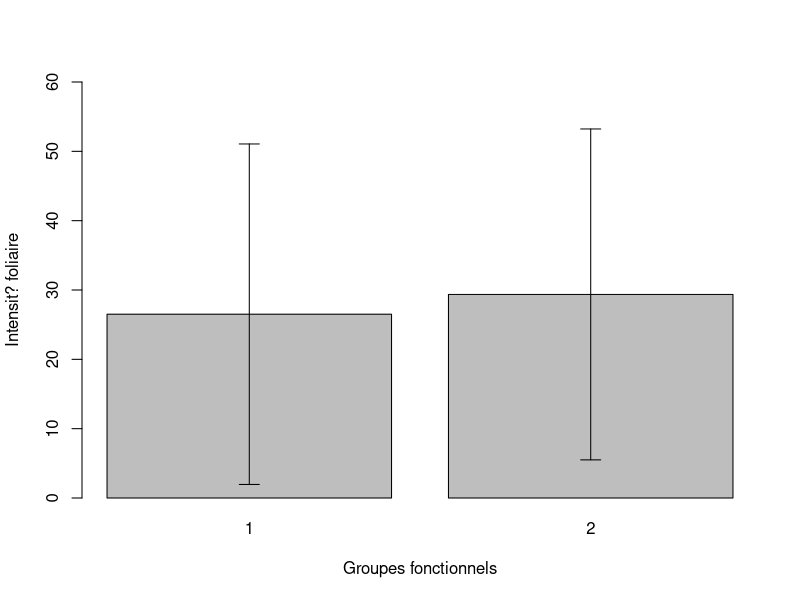
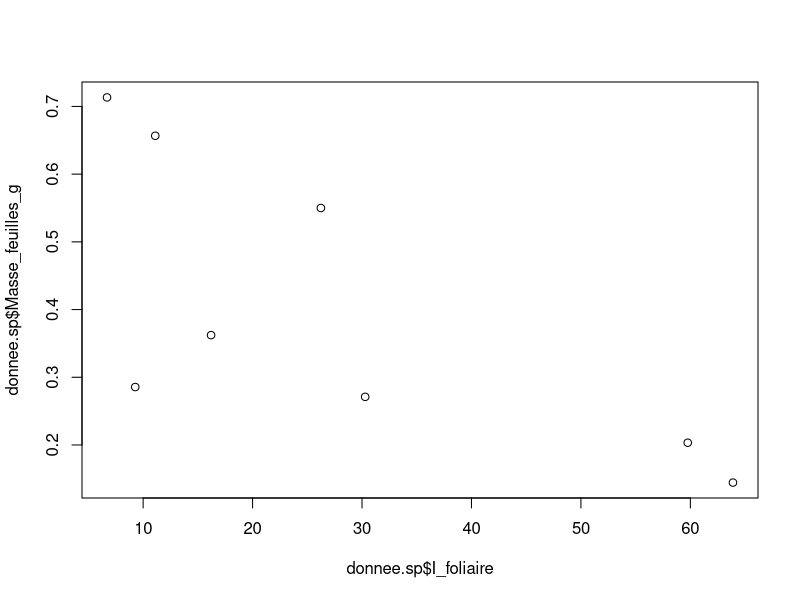
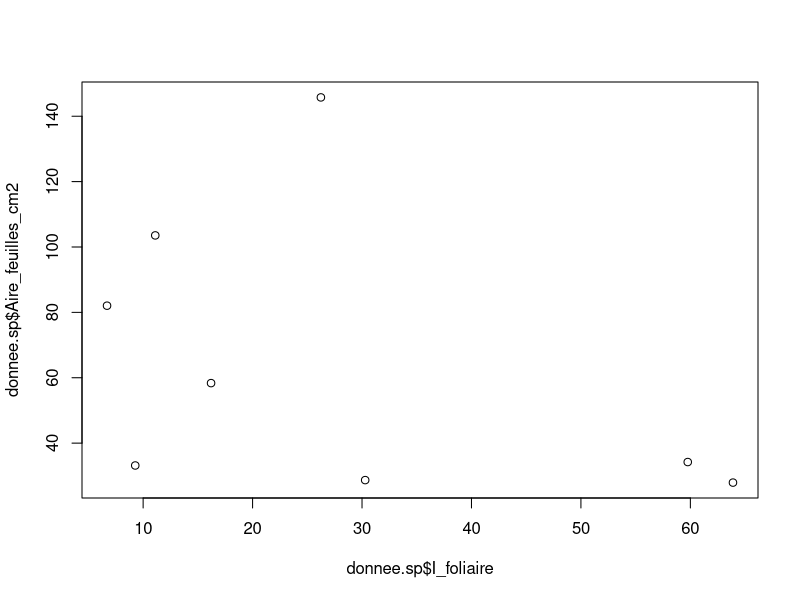
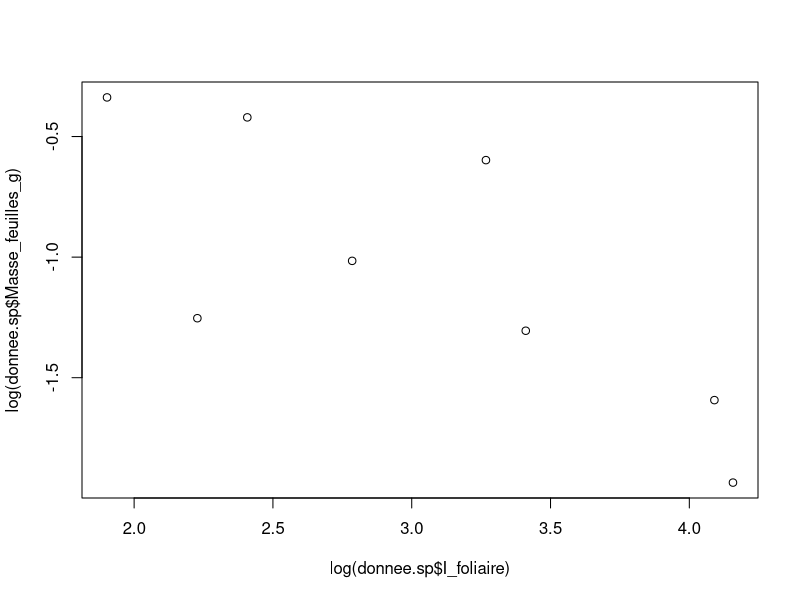
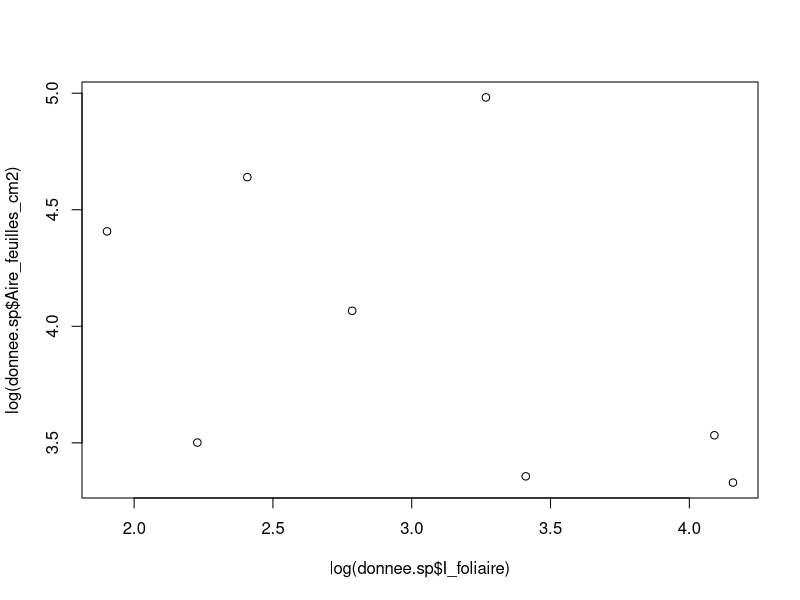
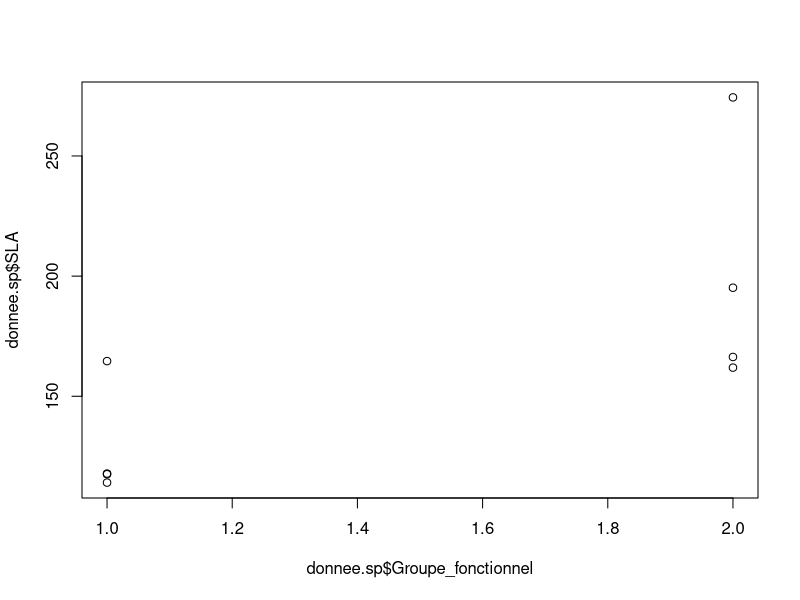
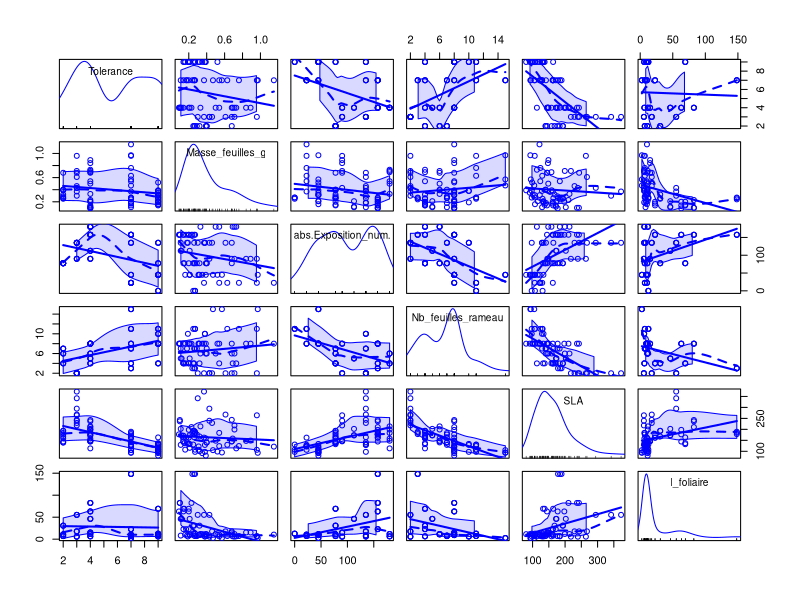

R code for these plots, in order:
setwd("C:/Users/alex4/Desktop/School/BIO500/ECL611/data")

db <- read.csv("donnees_ecl611.csv")

db["volume_cm3"] <- pi*(db["Diametre_rameau_mm"]/10/2)^2*db["Longueur_rameau_cm"]

db["SLA"] <- db["Aire_feuilles_cm2"]/db["Masse_feuilles_g"]

db["I_foliaire"] <- db["Nb_feuilles_rameau"]/db["volume_cm3"]


db <- as.data.frame(unclass(db),                     # Convert all columns to factor
                    stringsAsFactors = TRUE)

#Comme dans les ressources du cours, pur avoir les données moyennes par espèce

donnee.sp<-aggregate(.~db$Espece+db$Groupe_fonctionnel, data=db,mean)

#Étapes pour avoir les barplots de groupe fonctionnel vs intensité foliaire -> pas significatif

moy.If.gf<-tapply(donnee.sp$I_foliaire,list(donnee.sp$Groupe_fonctionnel),mean)
moy.If.gf

sd.If.gf<-tapply(donnee.sp$I_foliaire,list(donnee.sp$Groupe_fonctionnel),sd)
sd.If.gf

n.If.gf<-tapply(donnee.sp$I_foliaire,list(donnee.sp$Groupe_fonctionnel),length)
n.If.gf

mids.gf<-barplot(moy.If.gf, xlab="Groupes fonctionnels", ylab ="Intensit? foliaire", ylim=c(0,60))

arrows(mids.gf, moy.If.gf+sd.If.gf, mids.gf, moy.If.gf- sd.If.gf, angle=90, code=3, length=0.1)

#graphiques regression simple sans log vs avec log, meilleure correlation avec log-log (comme dans les articles)

plot(donnee.sp$Masse_feuilles_g~donnee.sp$I_foliaire)
plot(donnee.sp$Aire_feuilles_cm2~donnee.sp$I_foliaire)

plot(log(donnee.sp$Masse_feuilles_g)~log(donnee.sp$I_foliaire))
plot(log(donnee.sp$Aire_feuilles_cm2)~log(donnee.sp$I_foliaire))

#SLA demeure la meilleure correlation avec les groupes fonctionnels

summary(lm(donnee.sp$SLA~donnee.sp$Groupe_fonctionnel))

plot(donnee.sp$SLA~donnee.sp$Groupe_fonctionnel)

#Scatterplot pour voir les correlations entre les variables, on peut jouer avec les differentes variables

library(car)
scatterplotMatrix(~Tolerance + Masse_feuilles_g*abs(Exposition_num) + Nb_feuilles_rameau + abs(Exposition_num) + SLA + I_foliaire +Masse_feuilles_g, data=db)        

#tests de corrélations

#test le plus significatif à date, avec l'interaction de l'exposition et de la masse des feuilles

summary(lm(I_foliaire~ Masse_feuilles_g*abs(Exposition_num), data=db))

#autres tests

summary(lm(abs(Exposition_num)~ Tolerance, data=db))
